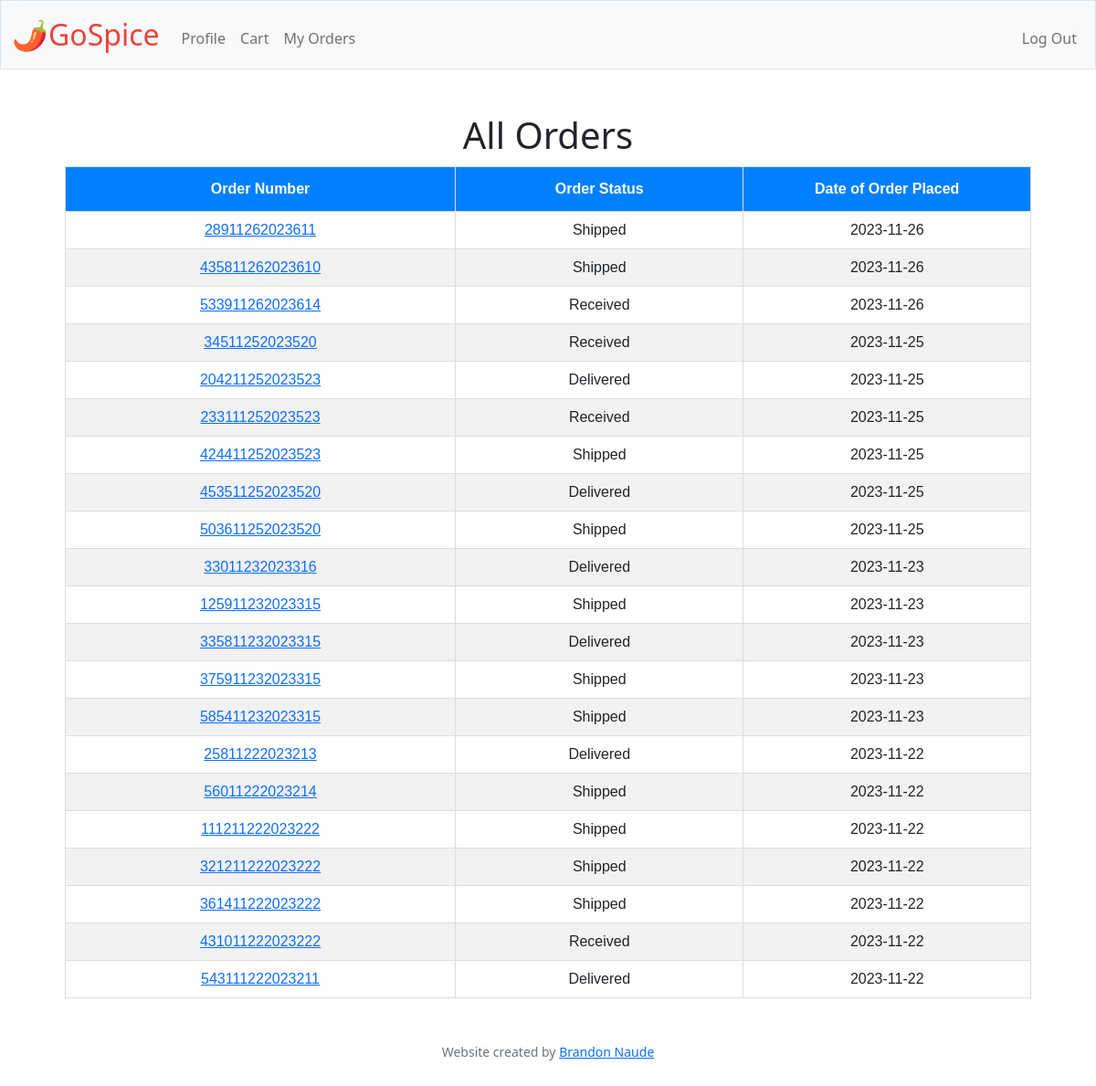
/orders (signed in), run on the app's committed database.
### tables this page shows
CREATE TABLE 'user_orders' ('order_no' INTEGER PRIMARY KEY NOT NULL, 'user_id' INTEGER NOT NULL, 'status'  TEXT NOT NULL  , 'date'  DATETIME NOT NULL  );

### app.py (the view)
@app.route("/orders")
@login_required
def all_orders():
    orders = db.execute("SELECT order_no, status, date FROM user_orders ORDER BY date DESC")
    return render_template("all_orders.html", orders=orders)

### helpers.py (called while the page is built)
def login_required(f):
    @wraps(f)
    def decorated_function(*args, **kwargs):
        if session.get("user_id") is None:
            return redirect("/login")
        return f(*args, **kwargs)
    return decorated_function

### templates/all_orders.html (shortened to what this page needs)
{% extends "layout.html" %}
{% block main %}
    <h1>All Orders</h1>
    <table>
        <thead>
            <tr>
                <th scope="col">Order Number</th>
                <th scope="col">Order Status</th>
                <th scope="col">Date of Order Placed</th>
            </tr>
        </thead>
        <tbody>
            {% for order in orders %}
                <tr>
                    <td class="small_col"><a href="/view_order/{{order['order_no']}}">{{ order["order_no"] }}</a></td>
                    <td class="small_col">{{ order["status"] }}</td>
                    <td class="small_col">{{ order["date"] }}</td>
                </tr>
            {% endfor %}
        </tbody>
    </table>
{% endblock %}

### static/styles.css (style rules this page uses)
table { font-family: Arial, Helvetica, sans-serif; border-collapse: collapse; width: 90%; margin-left: auto; margin-right: auto; }
table td, table th { border: 1px solid #ddd; padding: 8px; width: auto; }
table tr:nth-child(even) { background-color: #f2f2f2; }
thead > tr > th { padding-top: 12px; padding-bottom: 12px; text-align: center; background-color: #0080FE; color: white; }
h1 { margin-bottom: 10px; }
.small_col { width: 110px; }

### data on the page
user_orders: order_no "28911262023611", status "Shipped", date "2023-11-26"
user_orders: order_no "435811262023610", status "Shipped", date "2023-11-26"
user_orders: order_no "533911262023614", status "Received", date "2023-11-26"
user_orders: order_no "34511252023520", status "Received", date "2023-11-25"
user_orders: order_no "204211252023523", status "Delivered", date "2023-11-25"
user_orders: order_no "233111252023523", status "Received", date "2023-11-25"
user_orders: order_no "424411252023523", status "Shipped", date "2023-11-25"
user_orders: order_no "453511252023520", status "Delivered", date "2023-11-25"
user_orders: order_no "503611252023520", status "Shipped", date "2023-11-25"
user_orders: order_no "33011232023316", status "Delivered", date "2023-11-23"
user_orders: order_no "125911232023315", status "Shipped", date "2023-11-23"
user_orders: order_no "335811232023315", status "Delivered", date "2023-11-23"
user_orders: order_no "375911232023315", status "Shipped", date "2023-11-23"
user_orders: order_no "585411232023315", status "Shipped", date "2023-11-23"
user_orders: order_no "25811222023213", status "Delivered", date "2023-11-22"
user_orders: order_no "56011222023214", status "Shipped", date "2023-11-22"
user_orders: order_no "111211222023222", status "Shipped", date "2023-11-22"
user_orders: order_no "321211222023222", status "Shipped", date "2023-11-22"
user_orders: order_no "361411222023222", status "Shipped", date "2023-11-22"
user_orders: order_no "431011222023222", status "Received", date "2023-11-22"
user_orders: order_no "543111222023211", status "Delivered", date "2023-11-22"
